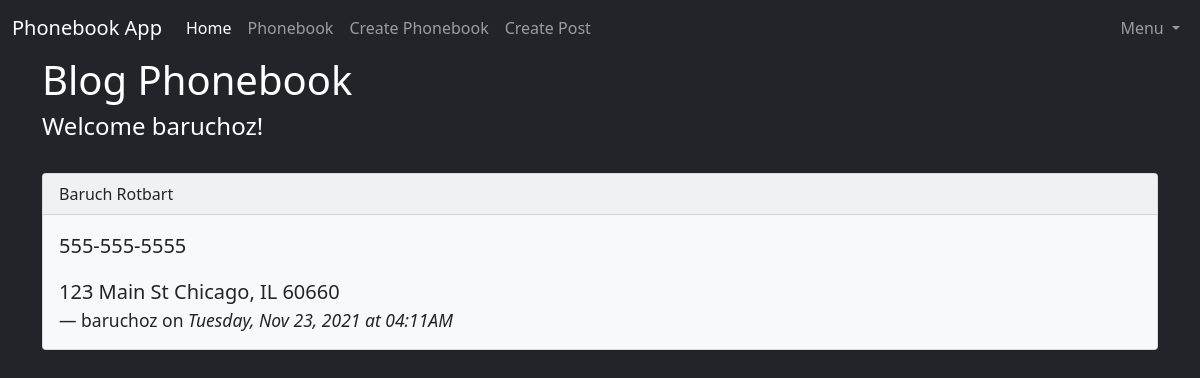
The page /phonebook (signed in) on the database its author committed.
### app/models.py (models this page shows, shortened)
class User(db.Model, UserMixin):
    id = db.Column(db.Integer, primary_key=True)
    username = db.Column(db.String(150), nullable=False, unique=True)
    email = db.Column(db.String(150), nullable=False, unique=True)
    password = db.Column(db.String(256), nullable=False)
    posts = db.relationship('Post', backref='author', lazy=True)
    phonebooks = db.relationship('Phonebook', backref='author', lazy=True)

class Phonebook(db.Model):
    id = db.Column(db.Integer, primary_key=True)
    first_name = db.Column(db.String(150))
    last_name =  db.Column(db.String(150))
    phone_number = db.Column(db.String(150))
    address = db.Column(db.String(300))
    date_created = db.Column(db.DateTime, nullable=False, default=datetime.utcnow)
    user_id = db.Column(db.Integer, db.ForeignKey('user.id'), nullable=False)

### app/routes.py (the view)
@app.route('/phonebook')
@login_required
def phonebook():
    title = 'Phonebook'
    phonebooks = Phonebook.query.all()
    return render_template('phonebook.html',title=title, phonebooks=phonebooks)

### app/models.py (called while the page is built)
@login_manager.user_loader
def load_user(user_id):
    return User.query.get(user_id)

### app/templates/phonebook.html
{% extends 'base.html' %}
{% block content %}
<h1>Blog Phonebook</h1>
<h4>Welcome {{ current_user.username }}!</h4>
{% for pb in phonebooks %}
    <br>
    <div class="card bg-light text-dark">
        <div class="card-header">
        {{ pb.first_name }}
        {{ pb.last_name }}
        </div>
        <div class="card-body">
            <blockquote class="blockquote mb-0">
                <p>{{ pb.phone_number }}</p>
                <p>{{ pb.address }}</p>
                <footer class="blockquote-footer text-dark">{{ pb.author.username }} on <cite title="Source Title">
                    {{ pb.date_created.strftime('%A, %b %d, %Y at %I:%M%p') }}
                </cite></footer>
            </blockquote>
        </div>
    </div>
{% endfor %}
{% endblock %}

### rows shown on the page
User: username "baruchoz"
Phonebook: first_name "Baruch", last_name "Rotbart", phone_number "555-555-5555", address "123 Main St Chicago, IL 60660", author.username "baruchoz", date_created "Tuesday, Nov 23, 2021 at 04:11AM"
